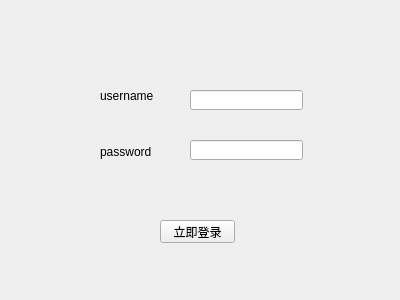
<?xml version="1.0" encoding="UTF-8"?>
<ui version="4.0">
 <class>Login</class>
 <widget class="QWidget" name="Login">
  <property name="geometry">
   <rect>
    <x>0</x>
    <y>0</y>
    <width>400</width>
    <height>300</height>
   </rect>
  </property>
  <property name="windowTitle">
   <string>Form</string>
  </property>
  <widget class="QLabel" name="label">
   <property name="geometry">
    <rect>
     <x>100</x>
     <y>90</y>
     <width>54</width>
     <height>12</height>
    </rect>
   </property>
   <property name="text">
    <string>username</string>
   </property>
  </widget>
  <widget class="QLabel" name="label_2">
   <property name="geometry">
    <rect>
     <x>100</x>
     <y>142</y>
     <width>54</width>
     <height>20</height>
    </rect>
   </property>
   <property name="text">
    <string>password</string>
   </property>
  </widget>
  <widget class="QLineEdit" name="lineEdit1">
   <property name="geometry">
    <rect>
     <x>190</x>
     <y>90</y>
     <width>113</width>
     <height>20</height>
    </rect>
   </property>
  </widget>
  <widget class="QLineEdit" name="lineEdit2">
   <property name="geometry">
    <rect>
     <x>190</x>
     <y>140</y>
     <width>113</width>
     <height>20</height>
    </rect>
   </property>
  </widget>
  <widget class="QPushButton" name="pushButton">
   <property name="geometry">
    <rect>
     <x>160</x>
     <y>220</y>
     <width>75</width>
     <height>23</height>
    </rect>
   </property>
   <property name="text">
    <string>立即登录</string>
   </property>
  </widget>
 </widget>
 <resources/>
 <connections/>
</ui>
